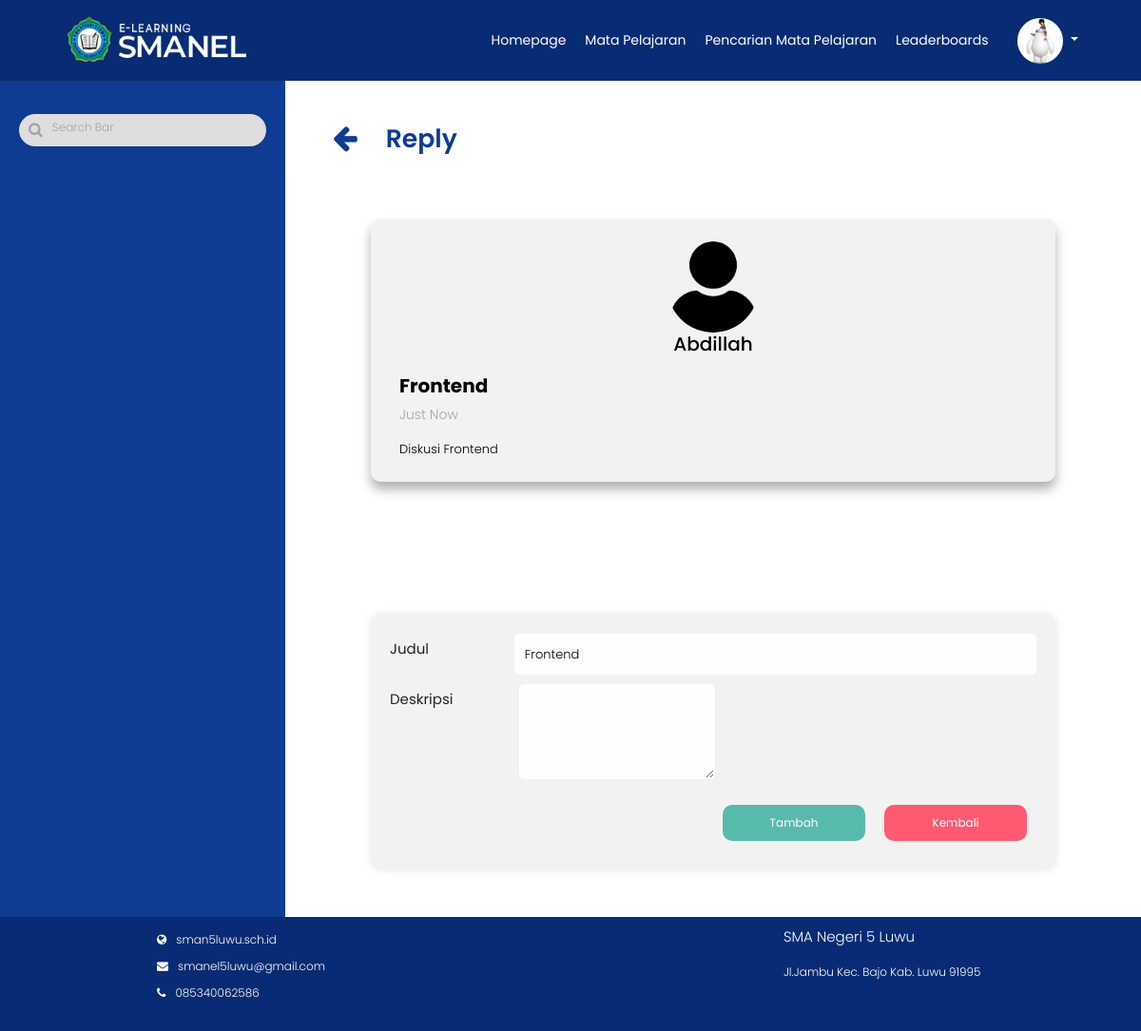
Page /Backend/tambahkomentar.php?Id=39 (signed in) on the committed database.
### tables this page shows
CREATE TABLE `user_siswa` (
  `Id` int(11) NOT NULL,
  `Nama` varchar(225) NOT NULL,
  `Nis` varchar(225) NOT NULL,
  `Kelas` varchar(225) NOT NULL,
  `Tempat` varchar(225) NOT NULL,
  `Tanggal` date NOT NULL,
  `Email` varchar(255) NOT NULL,
  `Alamat` varchar(225) NOT NULL,
  `Username` varchar(225) NOT NULL,
  `Password` varchar(225) NOT NULL,
  `Profil` varchar(225) NOT NULL
);

CREATE TABLE `forum_thread` (
  `Id_ForumThr` int(11) NOT NULL,
  `Id_ForumCat` int(11) NOT NULL,
  `Judul` varchar(225) NOT NULL,
  `Waktu` timestamp NOT NULL DEFAULT current_timestamp(),
  `Deskripsi` text NOT NULL,
  `Nama` varchar(225) NOT NULL
);

### Backend/functions.php (called while the page is built, shortened)
<?php
function koneksi()
{
    return mysqli_connect('localhost', 'root', '', 'elearning');
}
function query($query)
{
    $conn = koneksi();
    $result = mysqli_query($conn, $query);
    if(mysqli_num_rows($result)==1){
        return mysqli_fetch_assoc($result);
    }
    $rows = [];
    return $rows;
}
function nicetime($timestamp){
    $time_ago = strtotime($timestamp);
      $current_time = time();
      $time_difference = $current_time - $time_ago;
      $seconds = $time_difference;
      $minutes      = round($seconds / 60 );
      $hours        = round($seconds / 3600);
      $days         = round($seconds / 86400);
      $weeks        = round($seconds / 604800);
      $months       = round($seconds / 2629440);
      $years        = round($seconds / 31553280);
      if($seconds <= 60) {
       return "Just Now";
      } else if($minutes <=60) {
       if($minutes==1){
         return "one minute ago";
       }else {
         return "$minutes minutes ago";
       }
      } else if($hours <=24) {
       if($hours==1) {
         return "an hour ago";
       } else {
         return "$hours hrs ago";
       }
      }else if($days <= 7) {
       if($days==1) {
         return "yesterday";
       }else {
         return "$days days ago";
       }
      }else if($weeks <= 4.3) {
       if($weeks==1){
         return "a week ago";
       }else {
         return "$weeks weeks ago";
       }
      } else if($months <=12){
       if($months==1){
         return "a month ago";
       }else{
         return "$months months ago";
       }
      }else {
       if($years==1){
         return "one year ago";
       }else {
         return "$years years ago";
       }
      }
}
?>

### Backend/tambahkomentar.php (the view, shortened to what this page needs)
<?php
require 'functions.php';
$Id = $_GET['Id'];
$forum = query("SELECT * FROM forum_thread WHERE Id_ForumThr = $Id");
?>
<!DOCTYPE html>
<html lang="en">
<head>
  <link rel="stylesheet" href="https://stackpath.bootstrapcdn.com/bootstrap/4.5.0/css/bootstrap.min.css">
  <link rel="stylesheet" href="https://stackpath.bootstrapcdn.com/font-awesome/4.7.0/css/font-awesome.min.css">
  <link href="https://cdnjs.cloudflare.com/ajax/libs/summernote/0.8.11/summernote-lite.css" rel="stylesheet">
  <link rel="stylesheet" href="style.css?<?php echo time(); ?>">
</head>
<body>
  <?php require_once('navbar/navbarmapel.php') ?>
  <div class="main-container">
    <div class="dokumen">
      <div class="search-sidebar">
        <div class="search-box d-flex">
          <span><i class="fa fa-search"></i></span>
          <p>Search Bar</p>
        </div>
      </div>
      <div class="doc-content">
        <div class="doc-header d-flex">
          <span><a href="javascript:history.back()"><i class="fa fa-arrow-left"></i></a> </span>
          <h1>Reply</h1>
        </div>
        <div class="forumthread-list">
          <div class="forumthread-content">
            <div class="main-item">
              <div class="foto">
                <img src="img/user.png" alt="Profil">
                <h5><?= $forum["Nama"] ?></h5>
              </div>
              <div class="tambah-komentar">
                <div class="forumthread-title">
                  <h5><b><?= $forum["Judul"] ?></b></h5>
                  <p><?= nicetime($forum["Waktu"]) ?></p>
                </div>
                <div class="forumthread" style="padding-bottom: 1vh;">
                  <p><?php echo $forum["Deskripsi"] ?></p>
                </div>
              </div>
            </div>
          </div>
        </div>
        <div class="add-docs tambah-tugas reply">
          <form action="" method="post" enctype="multipart/form-data" class="dropzone" id="image-upload">
            <div class="title d-flex">
              <p>Judul</p>
              <input class="forum" name="forum" type="text" value="<?= $forum["Judul"] ?>" placeholder="Ketikkan judul forum disini">
            </div>
            <div class="title title-thread d-flex">
              <p class="forum-desk">Deskripsi</p>
              <div class="add-thread" id="add-thread">
                <textarea name="editor"></textarea>
              </div>
            </div>
            <div class="click">
              <div class="btn-back">
                <button onclick="Location.href='javascript:history.back()'">Kembali</button>
              </div>
              <div class="btn-start">
                <button name="Forum" type="submit">Tambah</button>
              </div>
            </div>
          </form>
        </div>
      </div>
    </div>
  </div>
  <div class="footer">
    <div class="nama-footer">
      <p class="tfooter">SMA Negeri 5 Luwu</p>
      <p>Jl.Jambu Kec. Bajo Kab. Luwu 91995</p>
    </div>
    <div class="web">
      <ul>
        <li><a href="http://sman5luwu.sch.id/index.php"><i class="fa fa-globe"></i><span>sman5luwu.sch.id</span></a>
        </li>
        <li><a href="#"><i class="fa fa-envelope"></i><span>smanel5luwu@gmail.com</span></a></li>
        <li><a href="#"><i class="fa fa-phone"></i><span>085340062586</span></a></li>
      </ul>
    </div>
  </div>
</body>
</html>

### Backend/navbar/navbarmapel.php (shortened to what this page needs)
<?php
$nama = $_SESSION["Nis"];
$user = query("SELECT * FROM user_siswa WHERE Nis = '$nama'");
?>
<nav class="navbar navbar-expand-lg navbar-light fixed-top">
  <div class="navbar-header">
    <img src="img/logo.png" alt="">
  </div>
  <div class="collapse navbar-collapse" id="navbarNav">
    <ul class="navbar-nav ml-auto">
      <li class="name nav-item">
        <a href="homepage.php" class="btn" aria-hidden="true">Homepage</a>
      </li>
      <li class="mapel nav-item">
        <a href="matapelajaran.php" class="btn active" aria-hidden="true">Mata Pelajaran</a>
      </li>
      <li class="search-mapel nav-item">
        <a href="pencarian_siswa.php" class="btn" aria-hidden="true">Pencarian Mata Pelajaran </a>
      </li>
      <li class="leader nav-item">
        <a href="leaderboards.php" class="btn" aria-hidden="true">Leaderboards</a>
      </li>
    </ul>
    <div class="profil nav-item dropdown-toggle" type="button" data-toggle="dropdown" aria-haspopup="true" aria-expanded="false">
      <img alt="your image" src="img/<?php echo $user["Profil"]; ?>" title="<?php echo  $user["Profil"];  ?>" style="border-radius: 50%;">
    </div>
  </div>
</nav>

### rows in the picture
user_siswa: Profil (picture)
forum_thread: Nama "Abdillah", Judul "Frontend", Waktu "Just Now", Deskripsi "Diskusi Frontend", forum "Frontend"
